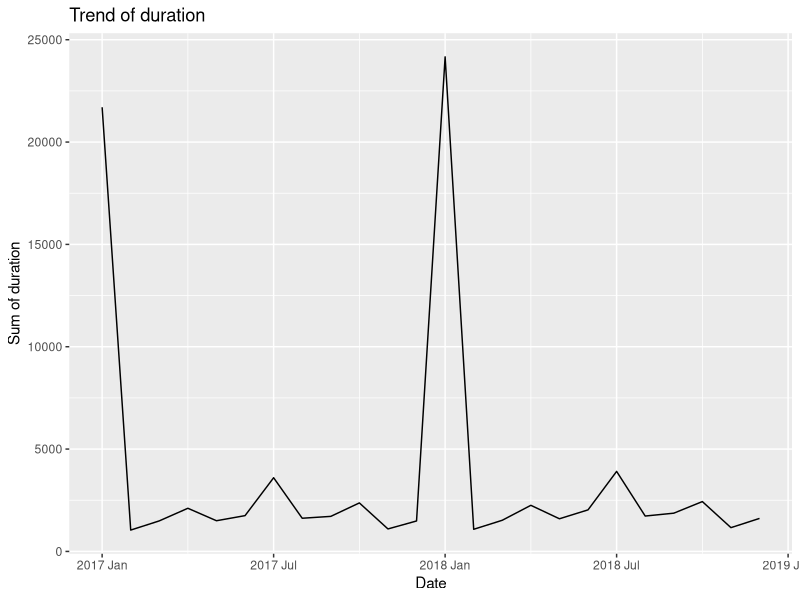
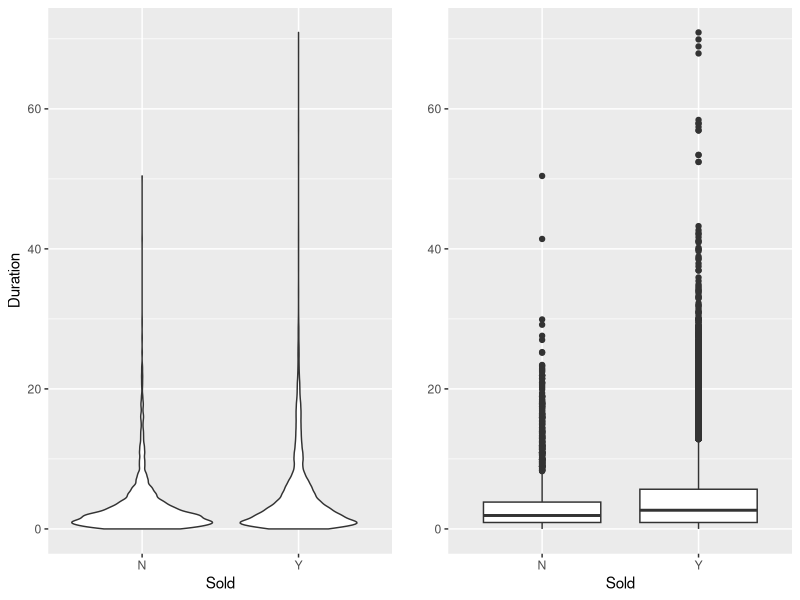
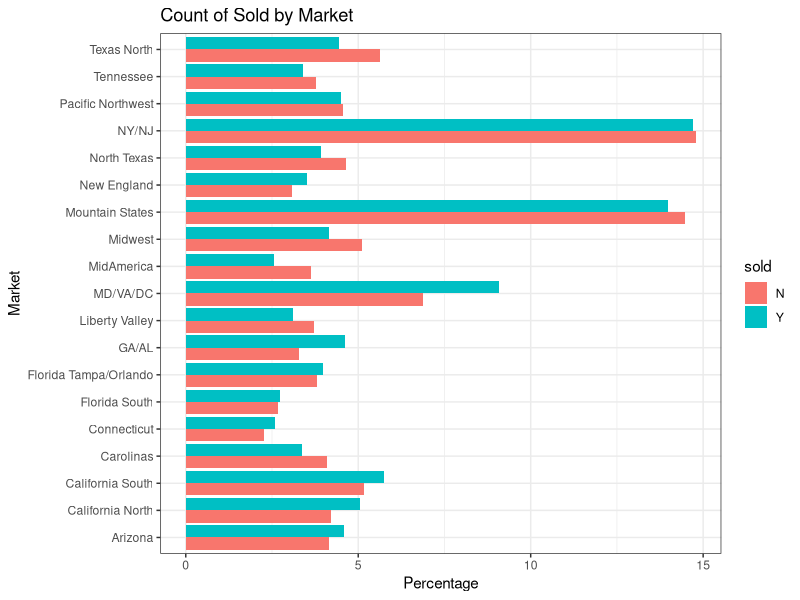
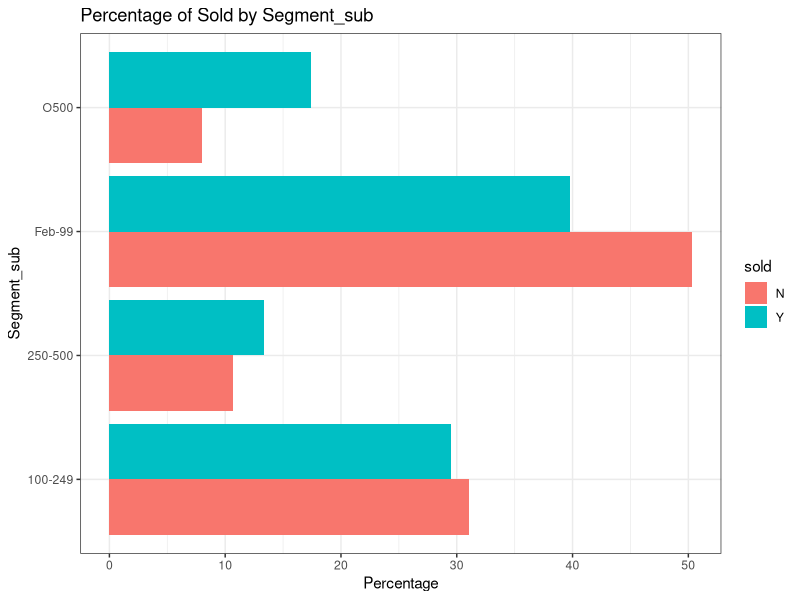
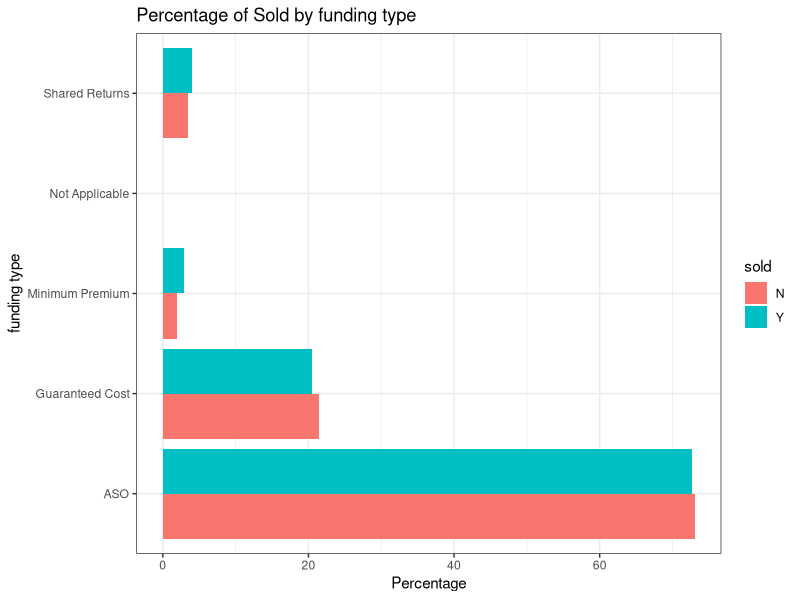
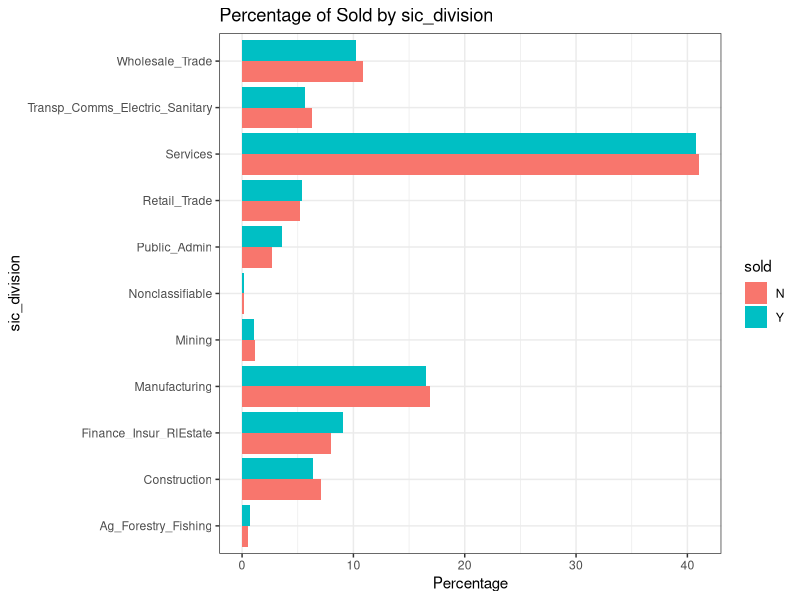
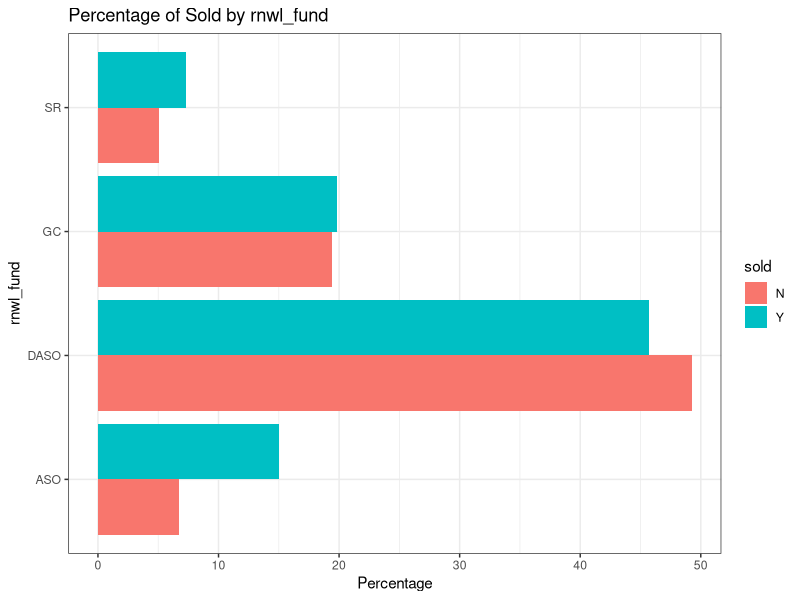
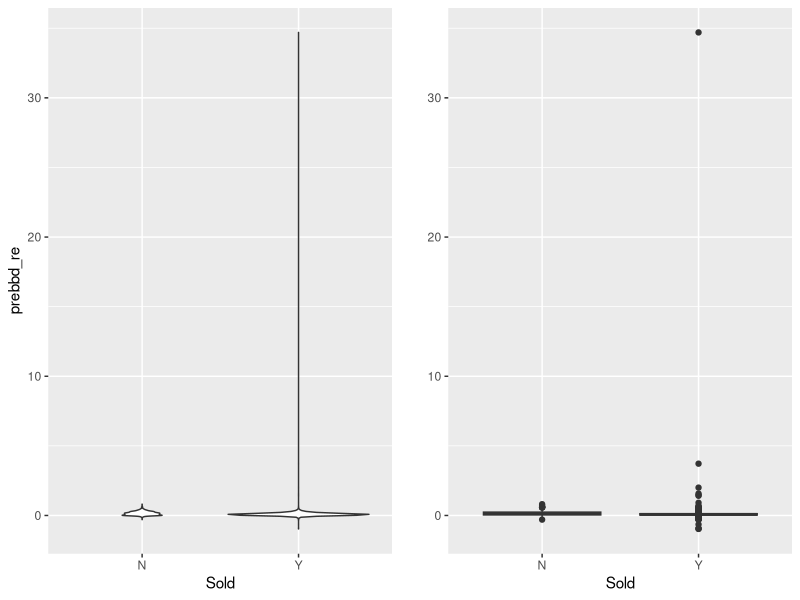

R code for these plots, in order:
library(readr)
dat <- read_csv("Rention model.csv")


#### Colnames cleaning:

names(dat) = gsub(pattern = "c59320_retnmdl_eda_dataset_v1.", replacement = "", x = names(dat))
head(dat)

#### Overall summary for each variable:

dat <- as.data.frame(unclass(dat))
summary(dat)
str(dat)



dat$Date <- zoo::as.yearmon(paste(dat$close_year, dat$close_month), "%Y %b")
str(dat)


## Summarion of duration by Year-Month
library(ggplot2)
library(dplyr)
library(zoo)
dat %>% group_by(Date) %>% summarise(sum = sum(duration_yrs)) %>% 
  ggplot(aes(x = Date, y = sum)) + geom_line() +
  scale_x_yearmon(format="%Y %b") + 
  labs(x="Date",y="Sum of duration",title="Trend of duration")





##### The dependent variable is binary:

# counts by category of the dependent variable:
table(dat$sold)



# Duration by Sold
p <- ggplot(dat, aes(factor(sold),duration_yrs))
p1 <-p + geom_violin() + labs(x="Sold",y="Duration")
p2 <- p + geom_boxplot() + labs(x="Sold",y="")

library(gridExtra)
grid.arrange(p1, p2, ncol=2)



### Sold by Market

library(tidyr)

dat2 <- dat %>% 
  group_by(sold,market) %>% 
  tally() %>% 
  complete(market, fill = list(n = 0)) %>% 
  mutate(percentage1 = n / sum(n) * 100)
head(dat2)

ggplot(dat2, aes(market, percentage1, fill = sold)) + 
  geom_bar(stat = 'identity', position = 'dodge') +
  theme_bw()+
  labs(x="Market",y="Percentage",title="Count of Sold by Market")+
  coord_flip()


### Sold by segment sub


dat3 <- dat %>% 
  group_by(sold,segment_sub) %>% 
  tally() %>% 
  complete(segment_sub, fill = list(n = 0)) %>% 
  mutate(percentage = n / sum(n) * 100)

ggplot(dat3, aes(segment_sub, percentage, fill = sold)) + 
  geom_bar(stat = 'identity', position = 'dodge') +
  theme_bw()+
  labs(x="Segment_sub",y="Percentage",title="Percentage of Sold by Segment_sub")+
  coord_flip()




### Sold by funding type


dat4 <- dat %>% 
  group_by(sold,fundng_ty) %>% 
  tally() %>% 
  complete(fundng_ty, fill = list(n = 0)) %>% 
  mutate(percentage = n / sum(n) * 100)
dat4 <- na.omit(dat4)
ggplot(dat4, aes(fundng_ty, percentage, fill = sold)) + 
  geom_bar(stat = 'identity', position = 'dodge') +
  theme_bw()+
  labs(x="funding type",y="Percentage",title="Percentage of Sold by funding type")+
  coord_flip()


# Sold by Sic_division


dat5 <- dat %>% 
  group_by(sold,sic_division) %>% 
  tally() %>% 
  complete(sic_division, fill = list(n = 0)) %>% 
  mutate(percentage = n / sum(n) * 100)
dat5 <- na.omit(dat5)

ggplot(dat5, aes(sic_division, percentage, fill = sold)) + 
  geom_bar(stat = 'identity', position = 'dodge') +
  theme_bw()+
  labs(x="sic_division",y="Percentage",title="Percentage of Sold by sic_division")+
  coord_flip()


## Sold by renewal fund


dat6 <- dat %>% 
  group_by(sold,rnwl_fund) %>% 
  tally() %>% 
  complete(rnwl_fund, fill = list(n = 0)) %>% 
  mutate(percentage = n / sum(n) * 100)
dat6 <- na.omit(dat6)

ggplot(dat6, aes(rnwl_fund, percentage, fill = sold)) + 
  geom_bar(stat = 'identity', position = 'dodge') +
  theme_bw()+
  labs(x="rnwl_fund",y="Percentage",title="Percentage of Sold by rnwl_fund")+
  coord_flip()


### prebbd_re by Sold

p <- ggplot(dat, aes(factor(sold),prebbd_re))
p1 <-p + geom_violin() + labs(x="Sold",y="prebbd_re")
p2 <- p + geom_boxplot() + labs(x="Sold",y="")
grid.arrange(p1, p2, ncol=2)

# One prebbd_re value is very large compare to other. So, we will recreate the 
# graph after truncating that observation:

p <- ggplot(na.omit(dat[dat$prebbd_re<30,]), aes(factor(sold),prebbd_re))
p1 <-p + geom_violin() + labs(x="Sold",y="prebbd_re")
p2 <- p + geom_boxplot() + labs(x="Sold",y="")
grid.arrange(p1, p2, ncol=2)


#### bbd by sold

p <- ggplot(dat, aes(factor(sold),bbd))
p1 <-p + geom_violin() + labs(x="Sold",y="bbd")
p2 <- p + geom_boxplot() + labs(x="Sold",y="")
grid.arrange(p1, p2, ncol=2)

#### postbbd_re by sold

p <- ggplot(dat, aes(factor(sold),postbbd_re))
p1 <-p + geom_violin() + labs(x="Sold",y="postbbd_re")
p2 <- p + geom_boxplot() + labs(x="Sold",y="")
grid.arrange(p1, p2, ncol=2)


summary(dat$postbbd_re)
# One postbbd_re value is very large compare to other. So, we will recreate the 
# graph after truncating that observation:

p <- ggplot(na.omit(dat[dat$postbbd_re<10,]), aes(factor(sold),postbbd_re))
p1 <-p + geom_violin() + labs(x="Sold",y="postbbd_re")
p2 <- p + geom_boxplot() + labs(x="Sold",y="")
grid.arrange(p1, p2, ncol=2)

